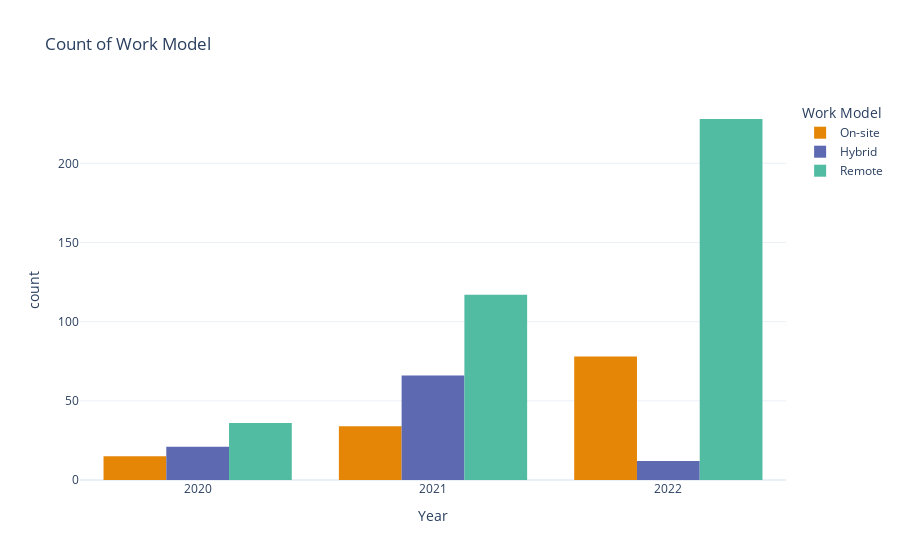

Here is the notebook cell this chart was saved with:
### Code cell
px.histogram(df, 
            x = 'work_year',color = 'remote_ratio', 
            barmode = 'group',
            color_discrete_sequence=px.colors.qualitative.Vivid,
            template ='plotly_white',
            title='Count of Work Model', 
            labels={"work_year":"Year", "remote_ratio":"Work Model"});

### Figure 1 — Plotly figure (JSON) as saved in the notebook; plotly's stock layout.template omitted (floating-point values rounded to 4 significant figures; data arrays with more than 128 entries replaced by an {"elided": "..."} marker saying what was removed)
{"data": [{"alignmentgroup": "True", "bingroup": "x", "hovertemplate": "Work Model=On-site<br>Year=%{x}<br>count=%{y}<extra></extra>", "legendgroup": "On-site", "marker": {"color": "rgb(229, 134, 6)", "pattern": {"shape": ""}}, "name": "On-site", "offsetgroup": "On-site", "orientation": "v", "showlegend": true, "type": "histogram", "x": [2020, 2020, 2020, 2020, 2020, 2020, 2020, 2020, 2020, 2020, 2020, 2020, 2020, 2020, 2020, 2021, 2021, 2021, 2021, 2021, 2021, 2021, 2021, 2021, 2021, 2021, 2021, 2021, 2021, 2021, 2021, 2021, 2021, 2021, 2021, 2021, 2021, 2021, 2021, 2021, 2021, 2021, 2021, 2021, 2021, 2021, 2021, 2021, 2021, 2022, 2022, 2022, 2022, 2022, 2022, 2022, 2022, 2022, 2022, 2022, 2022, 2022, 2022, 2022, 2022, 2022, 2022, 2022, 2022, 2022, 2022, 2022, 2022, 2022, 2022, 2022, 2022, 2022, 2022, 2022, 2022, 2022, 2022, 2022, 2022, 2022, 2022, 2022, 2022, 2022, 2022, 2022, 2022, 2022, 2022, 2022, 2022, 2022, 2022, 2022, 2022, 2022, 2022, 2022, 2022, 2022, 2022, 2022, 2022, 2022, 2022, 2022, 2022, 2022, 2022, 2022, 2022, 2022, 2022, 2022, 2022, 2022, 2022, 2022, 2022, 2022, 2022], "xaxis": "x", "yaxis": "y"}, {"alignmentgroup": "True", "bingroup": "x", "hovertemplate": "Work Model=Hybrid<br>Year=%{x}<br>count=%{y}<extra></extra>", "legendgroup": "Hybrid", "marker": {"color": "rgb(93, 105, 177)", "pattern": {"shape": ""}}, "name": "Hybrid", "offsetgroup": "Hybrid", "orientation": "v", "showlegend": true, "type": "histogram", "x": [2020, 2020, 2020, 2020, 2020, 2020, 2020, 2020, 2020, 2020, 2020, 2020, 2020, 2020, 2020, 2020, 2020, 2020, 2020, 2020, 2020, 2021, 2021, 2021, 2021, 2021, 2021, 2021, 2021, 2021, 2021, 2021, 2021, 2021, 2021, 2021, 2021, 2021, 2021, 2021, 2021, 2021, 2021, 2021, 2021, 2021, 2021, 2021, 2021, 2021, 2021, 2021, 2021, 2021, 2021, 2021, 2021, 2021, 2021, 2021, 2021, 2021, 2021, 2021, 2021, 2021, 2021, 2021, 2021, 2021, 2021, 2021, 2021, 2021, 2021, 2021, 2021, 2021, 2021, 2021, 2021, 2021, 2021, 2021, 2021, 2021, 2021, 2022, 2022, 2022, 2022, 2022, 2022, 2022, 2022, 2022, 2022, 2022, 2022], "xaxis": "x", "yaxis": "y"}, {"alignmentgroup": "True", "bingroup": "x", "hovertemplate": "Work Model=Remote<br>Year=%{x}<br>count=%{y}<extra></extra>", "legendgroup": "Remote", "marker": {"color": "rgb(82, 188, 163)", "pattern": {"shape": ""}}, "name": "Remote", "offsetgroup": "Remote", "orientation": "v", "showlegend": true, "type": "histogram", "x": {"elided": "381 int values"}, "xaxis": "x", "yaxis": "y"}], "layout": {"barmode": "group", "legend": {"title": {"text": "Work Model"}, "tracegroupgap": 0}, "title": {"text": "Count of Work Model"}, "xaxis": {"anchor": "y", "domain": [0, 1], "title": {"text": "Year"}}, "yaxis": {"anchor": "x", "domain": [0, 1], "title": {"text": "count"}}}}
